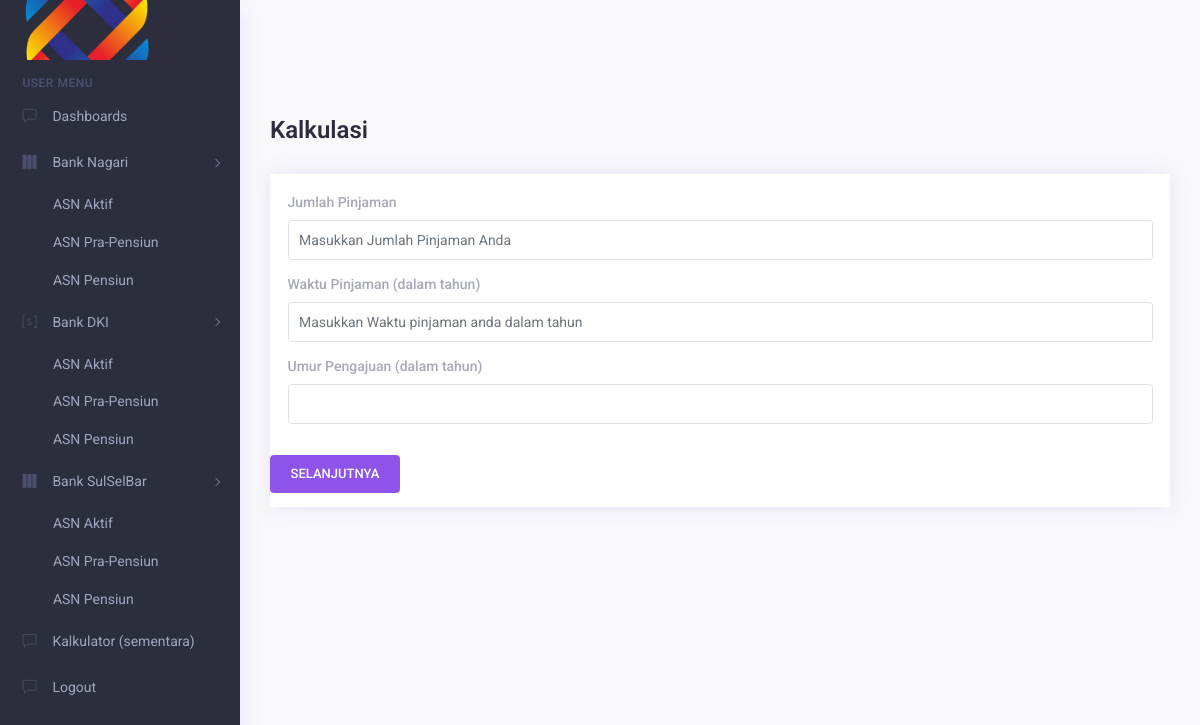
The page /user_page4.php (signed in) on the database as committed earlier.
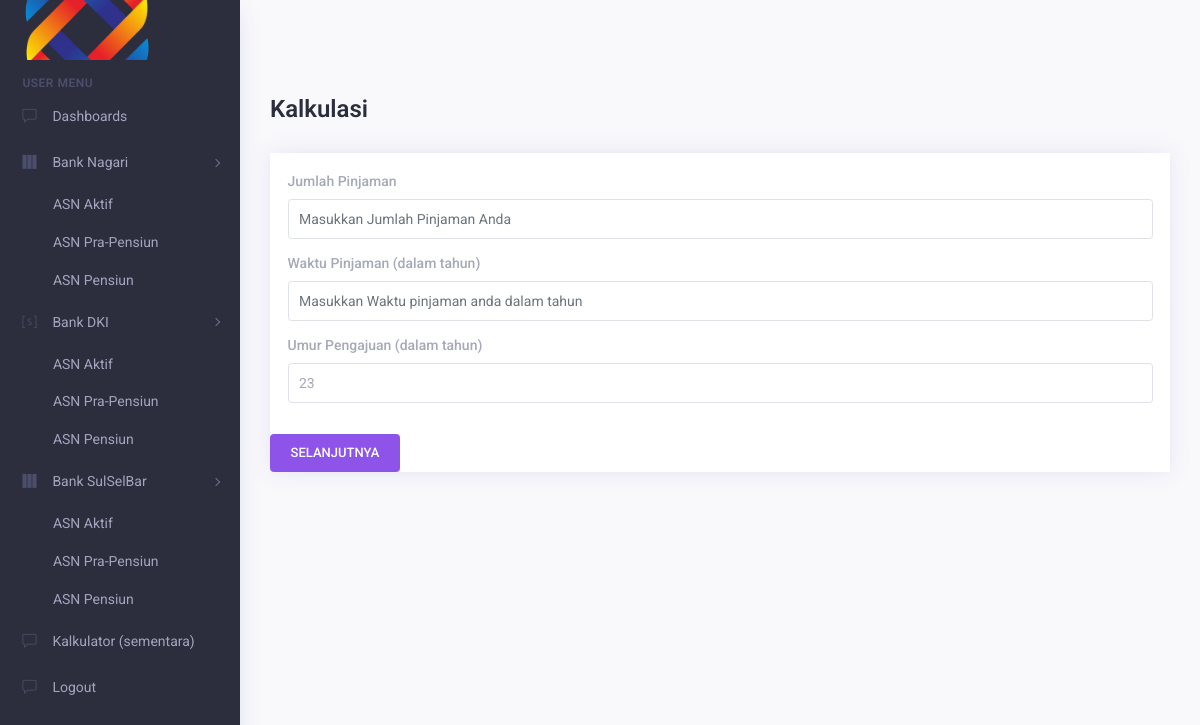
The same page on the database as committed later.
### tables this page shows
CREATE TABLE `temp_form3` (
  `id_pengajuan` int(255) NOT NULL,
  `nama_debitur` varchar(255) NOT NULL,
  `tempat_lahir` varchar(255) NOT NULL,
  `tanggal_lahir` date NOT NULL,
  `nik_debitur` varchar(255) NOT NULL,
  `nip_debitur` varchar(255) NOT NULL,
  `nomor_pensiun` varchar(255) NOT NULL,
  `alamat_rumah` varchar(255) NOT NULL,
  `nama_ibu` varchar(255) NOT NULL,
  `nama_instansi` varchar(255) NOT NULL,
  `pangkat_golongan` varchar(255) NOT NULL,
  `nomor_rekening` varchar(255) NOT NULL,
  `nomor_npwp` varchar(255) NOT NULL,
  `nomor_telepon` varchar(255) NOT NULL,
  `gaji_debitur` int(255) NOT NULL,
  `kode_marketing` varchar(255) NOT NULL
);

### user_page4.php (the view, shortened to what this page needs)
<?php
@include 'config.php';
$kode_marketing = $_SESSION['user_name'];
$sql3 = "SELECT * FROM temp_form3 WHERE kode_marketing = '$kode_marketing' ORDER BY id_pengajuan DESC LIMIT 1";
$result3 = $conn->query($sql3);
if ($result3->num_rows > 0) {
    $row = $result3->fetch_assoc();
    $tanggal_lahir = $row['tanggal_lahir'];
    $umur = date_diff(date_create($tanggal_lahir), date_create('today'))->y;
} else {echo "No data found.";}
?>
<!DOCTYPE html>
<html lang="en">
<head>
    <?php @include 'components/head.php'?>
</head>
<body>
    <div class="app">
        <div class="app-wrap">
            <header class="app-header top-bar">
                <nav class="navbar navbar-expand-md">
                    <div class="navbar-header d-flex align-items-center">
                        <a class="navbar-brand" href="index.html">
                            <img src="assets/img/logos.png" class="img-fluid logo-desktop" alt="logo" />
                        </a>
                    </div>
                </nav>
            </header>
            <div class="app-main" id="main">
                <div class="container-fluid">
                    <div class="row">
                        <div class="col-md-12 m-b-30">
                            <div class="d-block d-sm-flex flex-nowrap align-items-center">
                                <div class="page-title mb-2 mb-sm-0">
                                    <h1>Kalkulasi</h1>
                                </div>
                            </div>
                        </div>
                    </div>
                    <div class="row tabs-contant">
                        <div class="col-xxl-12">
                            <div class="card card-statistics">
                                <form action="" method="post">
                                    <div class="card-body">
                                        <div class="form-group">
                                            <label for="numeric8">Jumlah Pinjaman</label>
                                            <input name="jumlah_pinjaman" type="text" class="form-control autonumber" id="numeric8" placeholder="Masukkan Jumlah Pinjaman Anda" inputmode="numeric" oninput="handleInputChange(this);">
                                        </div>
                                        <div class="form-group">
                                            <label for="numeric9">Waktu Pinjaman (dalam tahun)</label>
                                            <input name="waktu_pinjaman" type="text" class="form-control autonumber" id="numeric9" placeholder="Masukkan Waktu pinjaman anda dalam tahun">
                                        </div>
                                        <div class="form-group">
                                            <label for="numeric10">Umur Pengajuan (dalam tahun)</label>
                                            <input name="umur_pengajuan" type="text" class="form-control autonumber" id="numeric10" value="<?php echo $umur; ?>">
                                        </div>
                                    </div>
                                    <input type="submit" name="submit" value="Selanjutnya" class="btn btn-primary text-uppercase">
                                </form>
                            </div>
                        </div>
                    </div>
                </div>
            </div>
        </div>
    </div>
</body>
</html>

Rows that differ between the two databases and show on the page:
added temp_form3: umur_pengajuan "23"
